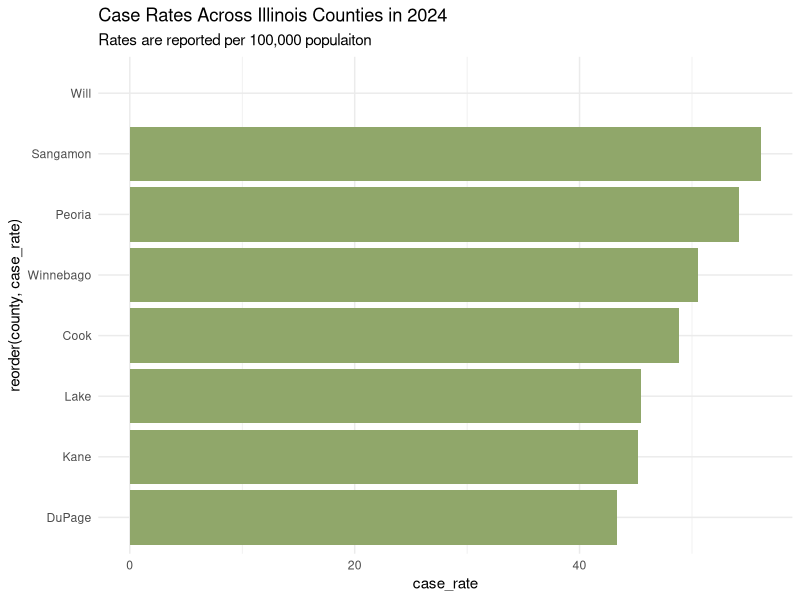
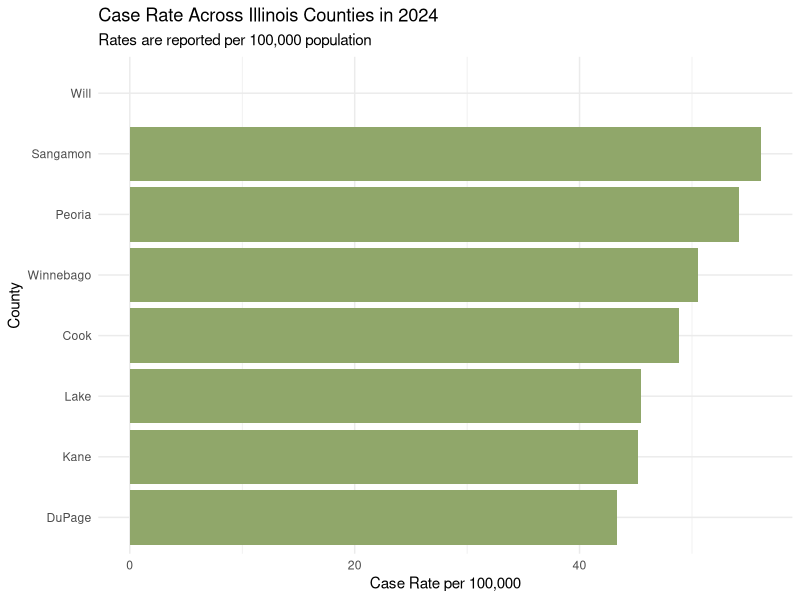
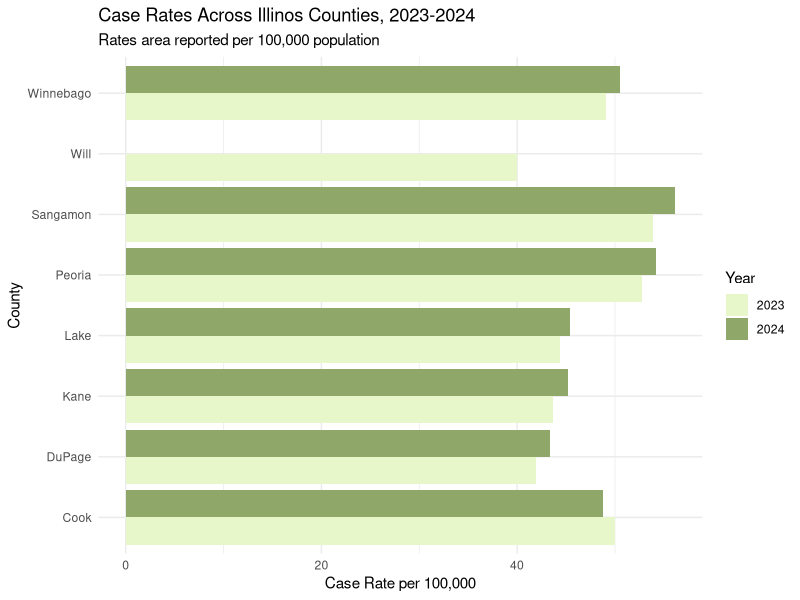
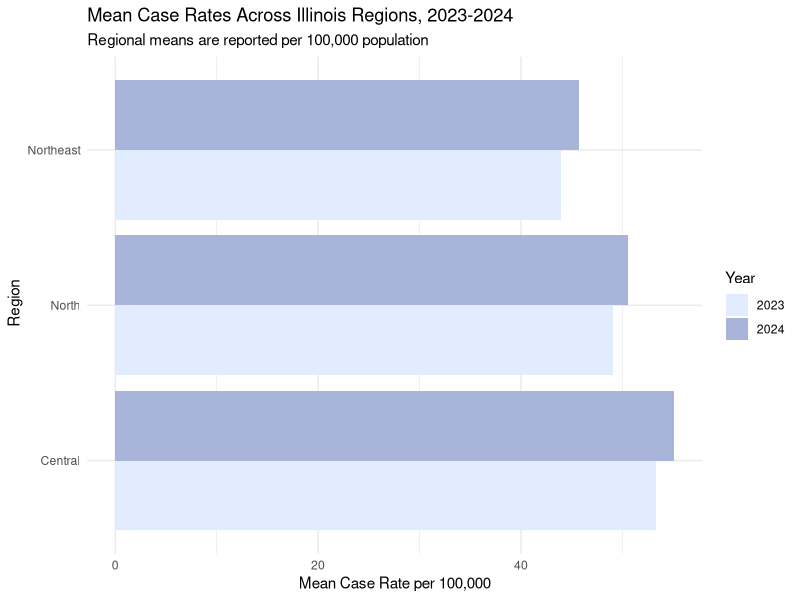
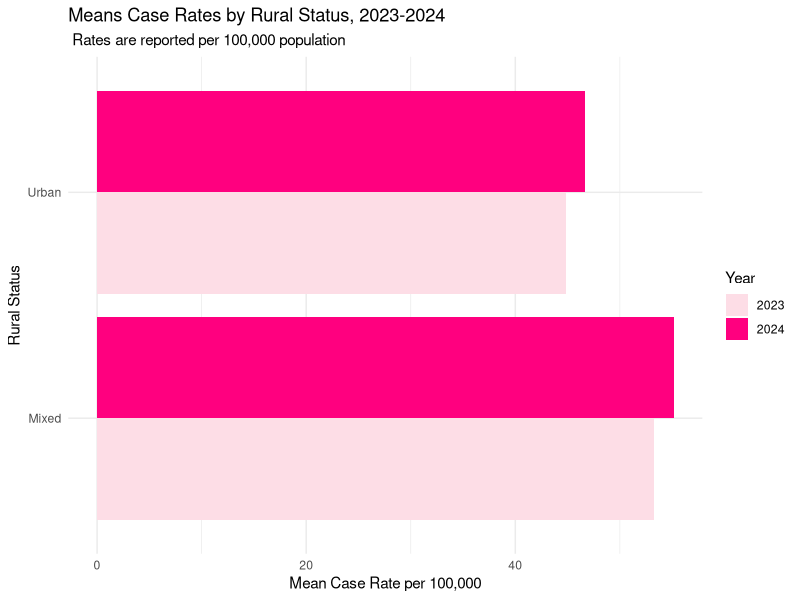

The R source for these figures, in order:
## ---- chunk 1
#| label: load-packages
#| 
library(tidyverse)
## ---- chunk 2
#| label: raw-data
# Fictional data created for instructional purposes

raw_health_data <- tibble(
  county = c(
    "Cook", "DuPage", "Lake", "Will", "Kane", "Winnebago", "Sangamon", "Peoria", "Cook"
  ),
  region = c(
    "Northeast", "Northeast", "Northeast", "Northeast", "Northeast", "North", "Central", "Central", "Northeast"
  ),
  population_2023 = c(
    5100000, 930000, 710000, 700000, 515000, 285000, 195000, 180000, 5100000
  ),
  cases_2023 = c(
    2550, 390, 315, 280, 225, 140, 105, 95, 2250
  ),
  population_2024 = c(
    5080000, 935000, 715000, 705000, 520000, 287000, 196000, 181000, 5080000
  ),
  cases_2024 = c(
    2480, 405, 325, NA, 235, 145, 110, 98, 2480
  )
)
## ---- chunk 3
#| label: diagnose-data
 
# Check for duplicate rows
raw_health_data %>%
  count(county) %>%
  filter(n>1)

# Check for missing values
raw_health_data %>%
  summarise(
    across(everything(), ~sum(is.na(.)))
  )

## ---- chunk 4
#| label: remove-duplicates

clean_health_data <- raw_health_data %>%
  distinct()

nrow(raw_health_data)
nrow(clean_health_data)

## ---- chunk 5
clean_health_data <- raw_health_data %>%
  distinct(county, .keep_all=TRUE)

nrow(raw_health_data)
nrow(clean_health_data)
## ---- chunk 6
#| label: reshape-long

long_health_data <- clean_health_data %>%
  pivot_longer(
    cols= c(
      population_2023,
      cases_2023,
      population_2024,
      cases_2024
    ),
    names_to = c(".value", "year"),
    names_sep = "_"
  ) %>%
  mutate(
    year = as.integer(year)
  )

long_health_data
## ---- chunk 7
#| label: calculate-rates

long_health_data <- long_health_data %>%
  mutate(
    case_rate = (cases / population) * 100000
  )

long_health_data
## ---- chunk 8
#| label: summarize-region

regional_summary <- long_health_data %>%
  group_by(region, year)%>%
  summarise(
    mean_case_rate = mean(case_rate,na.rm = TRUE),
    .groups = "drop"
  )
regional_summary
## ---- chunk 9
#| label: join-data

rural_status_data <- tibble(
  county = c(
    "Cook", "DuPage", "Lake", "Will", "Kane", "Winnebago", "Sangamon", "Peoria"
  ),
  rural_status = c(
    "Urban", "Urban", "Urban", "Urban", "Urban", "Urban", "Mixed","Mixed"
     )
)

joined_health_data <- long_health_data %>%
  left_join(
    rural_status_data,
    by = "county"
  )

joined_health_data
## ---- chunk 10
# Check row counts before and after the join
nrow(long_health_data)
nrow(joined_health_data)

# Check for unmatched counties
joined_health_data %>%
  filter(is.na(rural_status))

# Check for duplicate county-year combinations
joined_health_data %>%
  count(county, year) %>%
  filter(n > 1)
## ---- chunk 11
#| label: visualizations1
#| fig-cap: "Case rates per 100,000 population across Illinois counties in 2024."

joined_health_data %>%
  filter(year == 2024) %>%
  ggplot(
    aes(
      x = reorder(county, case_rate),
      y = case_rate
    )
  ) +
  geom_col(fill = "#90A76A", na.rm = TRUE) +
  coord_flip()+
  labs(
    title = "Case Rates Across Illinois Counties in 2024",
    subtitle = "Rates are reported per 100,000 populaiton",
  ) +
  theme_minimal()
## ---- chunk 12
#| label: visualizations2
#| fig-cap: "Case rates per 100,000 population across Illinois counties in 2024."

joined_health_data %>%
  filter(year == 2024) %>%
  ggplot(
    aes(
      x = case_rate,
      y = reorder(county, case_rate)
    )
  ) +
  geom_col(fill= "#90A76A", na.rm = TRUE) +
  labs(
    title = "Case Rate Across Illinois Counties in 2024",
    subtitle = "Rates are reported per 100,000 population",
    x = "Case Rate per 100,000",
    y = "County"
  )+
  
  theme_minimal()
## ---- chunk 13
#| label: county-comparison
#| fig-cap: "Case rates per 100,000 population across selected Illinois counties in 2023 and 2024."

joined_health_data %>%
  mutate(
    year = factor(year)
  ) %>%
  ggplot(
    aes(
      x = case_rate,
      y = county,
      fill = year
    )
  ) +
  geom_col(
    position = "dodge",
    na.rm = TRUE
  ) +
  scale_fill_manual(
    values = c(
    "2023" = "#E7F7CA",
    "2024" = "#90A76A"
    )
  ) +
  labs( 
    title = "Case Rates Across Illinos Counties, 2023-2024",
    subtitle = "Rates area reported per 100,000 population",
    x = "Case Rate per 100,000",
    y = "County",
    fill = "Year"
    ) +
  theme_minimal()

## ---- chunk 14
#| label: regional-comparison
#| fig-cap: "Mean case rates per 100,000 population across Illinois regions in 2023 and 2024."

regional_summary %>%
  mutate(
    year = factor(year)
  ) %>%
  ggplot(
    aes(
      x = mean_case_rate,
      y = region,
      fill = year
    )
  ) +
  geom_col(
    position = "dodge"
  ) +
  scale_fill_manual(
    values = c(
      "2023" = "#E1EDFF",
      "2024" = "#A9B4DB"
    )
  )+
  labs(
    title = "Mean Case Rates Across Illinois Regions, 2023-2024",
    subtitle = "Regional means are reported per 100,000 population",
    x = "Mean Case Rate per 100,000",
    y = " Region",
    fill = "Year"
  ) +
  
  theme_minimal()


## ---- chunk 15
#| label: rural-status-comparison
#| fig-cap: "Mean case rates per 100,000 population by rural status in 2023 and 2024 using fictional instructional data."

rural_summary <- joined_health_data %>%
  group_by(rural_status, year) %>%
  summarise(
    mean_case_rate = mean(case_rate, na.rm = TRUE),
    .group = "drop"
  )
rural_summary %>%
  mutate(
  year = factor(year)
  ) %>%
  ggplot (
    aes( 
      x = mean_case_rate,
      y = rural_status,
      fill = year
      )
  ) +
  geom_col(
    position = "dodge"
  ) +
  scale_fill_manual(
    values= c(
      "2023" = "#FDDDE6",
      "2024" = "#FF007F"
    )
  ) +
  labs (
    title = "Means Case Rates by Rural Status, 2023-2024",
    subtitle = " Rates are reported per 100,000 population",
    x = "Mean Case Rate per 100,000",
    y = "Rural Status", 
    fill = "Year"
  ) +
  
  theme_minimal()
